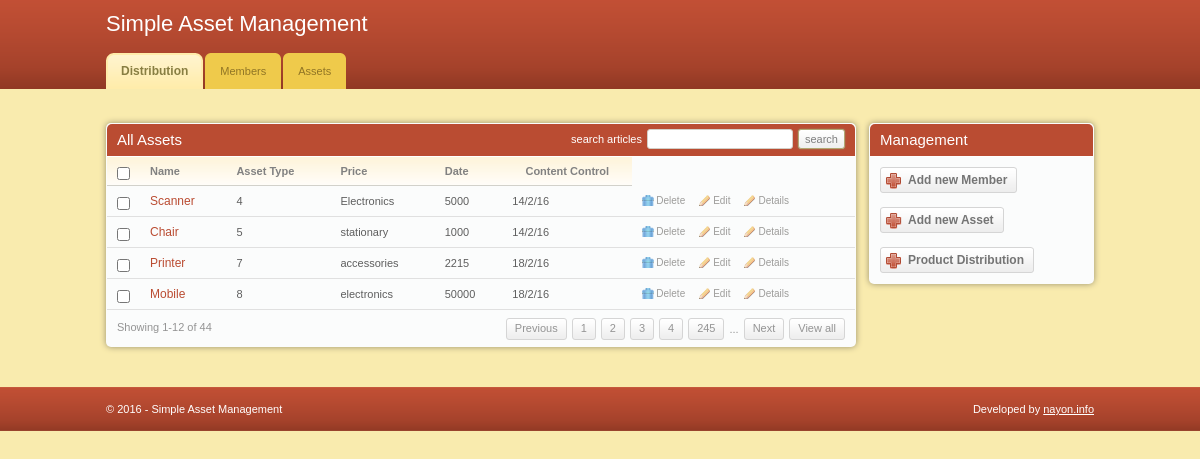
The app's page /assets/ with its own data.
### assetapp/models.py (models this page shows, shortened)
class Asset(models.Model):
    name = models.CharField(max_length=50)
    assettype = models.CharField(max_length=50)
    price = models.CharField(max_length=50)
    date = models.CharField(max_length=10)

### assetapp/views.py (the view)
# urls.py: url(r'^assets/$', views.assets, name='assets'),
def assets(request):
    queryset = Asset.objects.all()
    context = {
        "object_list": queryset
    }
    return render(request, 'assetapp/assets.html', context)

### assetapp/templates/assetapp/assets.html (shortened to what this page needs)
{% extends 'base.html' %}
{% block content %}
<div class="box">
    <div class="box-head">
        <h2 class="left">All Assets</h2>
        <div class="right">
            <label>search articles</label>
            <input type="text" class="field small-field" />
            <input type="submit" class="button" value="search" />
        </div>
    </div>
    <div class="table">
        <table width="100%" border="0" cellspacing="0" cellpadding="0">
            <tr>
                <th width="13"><input type="checkbox" class="checkbox" /></th>
                <th>Name</th>
                <th>Asset Type</th>
                <th>Price</th>
                <th>Date</th>
                <th width="110" class="ac">Content Control</th>
            </tr>
             {% for obj in object_list %}
            <tr>
                <td><input type="checkbox" class="checkbox" /></td>
                <td><h3><a href="#">{{ obj.name }}</a></h3></td>
                <td>{{ obj.id }}</td>
                <td>{{ obj.assettype }}</td>
                <td>{{ obj.price }}</td>
                <td>{{ obj.date }}</td>
                <td><a href='{% url "assetdelete" obj.id %}' class="ico del">Delete</a><a href='{% url "assetupdate" obj.id %}' class="ico edit">Edit</a><a href='{% url "assets" obj.id %}' class="ico edit">Details</a></td>
            </tr>
            {% endfor %}
        </table>
        <div class="pagging">
            <div class="left">Showing 1-12 of 44</div>
            <div class="right">
                <a href="#">Previous</a>
                <a href="#">1</a>
                <a href="#">2</a>
                <a href="#">3</a>
                <a href="#">4</a>
                <a href="#">245</a>
                <span>...</span>
                <a href="#">Next</a>
                <a href="#">View all</a>
            </div>
        </div>
    </div>
</div>
{% endblock content %}

### assetapp/static/assetapp/css/style.css (style rules this page uses)
* { padding:0; margin:0; outline:0; }
body { background:#f9ebae; font-family: Verdana, sans-serif; font-size:11px; line-height:14px; color:#5e5e5e; }
input, textarea, select { font-family: Verdana, sans-serif; font-size:13px; }
.field { border:solid 1px #d3cfc7; background:#fff; padding:5px; }
.small-field { border:solid 1px #d3cfc7; background:#fff; padding:3px 1px; font-size:11px; }
.checkbox { width:13px; height:13px; vertical-align:top; position:relative; top:2px; }
.button { background:#eee url(images/button.gif) repeat-x 0 0; border:solid 1px #b1a874; color:#7f7f7f; font-size:11px; padding:2px 6px 2px 6px; cursor:pointer; line-height:14px !important; }
a { color:#ba4c32; text-decoration: underline; cursor:pointer; }
.left, .alignleft { float:left; display:inline; }
.right, .alignright { float:right; display:inline; }
.ac { text-align: center !important; }
h2 { font-size:15px; font-weight: normal; }
h3 { font-size:12px; line-height:14px; font-weight: normal; }
h3 a { text-decoration: none; }
.table th { background:#fffdfa url(images/th.gif) repeat-x 0 0; color:#818181; text-align: left; padding:7px 10px; border-bottom:solid 1px #d2d1cb; }
.table td { background:#fbfcfc; border-bottom:solid 1px #e0e0e0; padding:8px 10px; }
.box { background:#fbfcfc; height:100%; padding:1px; margin-bottom:20px; }
.box-head { background:#ba4c32; height:32px; color:#fff; padding: 0 10px; line-height:32px; white-space:nowrap; border-bottom:solid 1px #fff; }
.box-head .right { padding-top:5px; line-height:13px; }
.box-head .right label, .box-head .right input { float:left; }
.box-head .right label { padding:4px 0 0 0; }
.box-head .right input { margin-left:5px; }
.pagging { height:20px; padding:8px 10px; line-height:19px; color:#949494; }
.pagging a { background:url(images/pagging.gif) repeat-x 0 0; height:20px; float:left; padding:0 8px; border:solid 1px #d5d5d5; text-decoration: none; color:#949494; margin-left:5px; }
.pagging span { float:left; margin-left:5px; padding-top:2px; }
a.ico { color:#9d9c9a; font-size:10px; text-decoration: none; padding:0 0 0 14px; background-repeat:no-repeat; background-position:0 0; }
a.del { background-image:url(images/del.gif) }
a.edit { background-image:url(images/edit.gif); margin-left:14px; }
.box { -moz-border-radius:5px; -webkit-border-radius:5px; -moz-box-shadow: 0 0 6px #978f6c; -webkit-box-shadow: 0 0 6px #978f6c; }
.box-head { -moz-border-radius-topleft:5px; -moz-border-radius-topright:5px; -webkit-border-top-left-radius:5px; -webkit-border-top-right-radius:5px; }
.field, .button { -moz-border-radius:4px; -webkit-border-radius:4px; }
.small-field, .button, .pagging a { -moz-border-radius:3px; -webkit-border-radius:3px; }
.button { -moz-box-shadow: 0 0 2px #978f6c; -webkit-box-shadow: 0 0 2px #978f6c; }

### records on screen
Asset: name "Scanner", id "4", assettype "Electronics", price "5000", date "14/2/16"
Asset: name "Chair", id "5", assettype "stationary", price "1000", date "14/2/16"
Asset: name "Printer", id "7", assettype "accessories", price "2215", date "18/2/16"
Asset: name "Mobile", id "8", assettype "electronics", price "50000", date "18/2/16"
